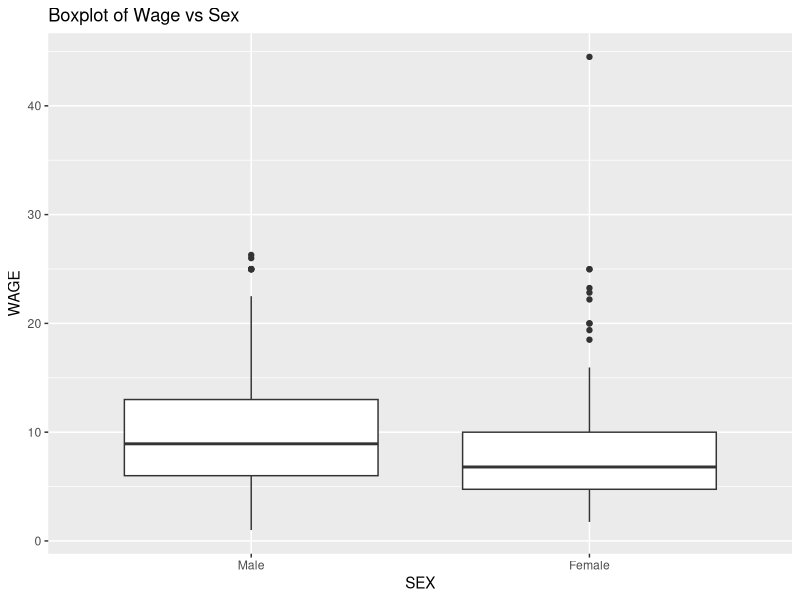
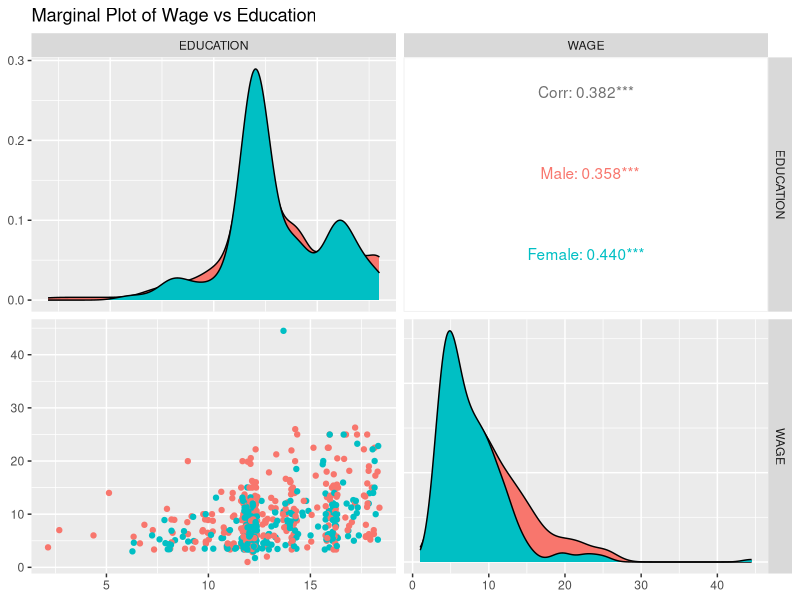

The R script that drew these images, in order: (Note: this script raises an error after producing the figures.)
## ---- chunk 1
library(ggplot2)
library(GGally)
# create dataframe
wages <- read.csv(file = "../data/cpswages.dat.txt", header = FALSE, sep=" ")
names(wages) <- c("EDUCATION",	"SOUTH", "SEX", "EXPERIENCE", "UNION",  "WAGE", "AGE", "RACE", "OCCUPATION", "SECTOR", "MARR")
wages = wages[,c(1,2,3,4,5,7,8,9,10,11,6)]

# Set up factors
wages$SOUTH <- factor(wages$SOUTH, levels=c(0,1),
                    labels=c('North','South'))

wages$SEX <- factor(wages$SEX, levels=c(0,1),
                    labels=c('Male','Female'))

wages$UNION <- factor(wages$UNION, levels=c(0,1),
                    labels=c('Non-Unionized','Unionized'))

wages$RACE <- factor(wages$RACE, levels=c(1,2,3),
                    labels=c('Other','Hispanic', 'White'))

wages$OCCUPATION <- factor(wages$OCCUPATION, levels=c(1,2,3,4,5,6),
                    labels=c('Management','Sales','Clerical','Service','Professional','Other'))

wages$SECTOR <- factor(wages$SECTOR, levels=c(0,1,2),
                       labels=c('Other','Manufacturing','Construction'))

wages$MARR <- factor(wages$MARR, levels=c(0,1),
                       labels=c('Unmarried','Married'))

wages$MANUFACTURING <- 1*(wages$SECTOR == 'Manufacturing')
wages$CONSTRUCTION <- 1*(wages$SECTOR == 'Construction')

wages$MANAGEMENT <- 1*(wages$OCCUPATION == 'Management')
wages$SALES <- 1*(wages$OCCUPATION == 'Sales')
wages$CLERICAL <- 1*(wages$OCCUPATION == 'Clerical')
wages$SERVICE <- 1*(wages$OCCUPATION == 'Service')
wages$PROFESSIONAL <- 1*(wages$OCCUPATION == 'Professional')

wages$WHITE <- 1*(wages$RACE == 'White')
wages$HISPANIC <- 1*(wages$RACE == 'Hispanic')

wages$ED_PLUS_EX <- wages$EDUCATION + wages$EXPERIENCE

women <- subset(wages,SEX=='Female')
men <- subset(wages,SEX=='Male')
## ---- chunk 2
p <- ggplot( wages, aes ( x = SEX, y = WAGE) )
p + geom_boxplot() + ggtitle("Boxplot of Wage vs Sex")
## ---- chunk 3
ggpairs(wages,columns = c("EDUCATION", "WAGE"), 
        lower = list(continuous=wrap("points", position="jitter")), 
        aes(colour=SEX)) + 
  ggtitle("Marginal Plot of Wage vs Education")
## ---- chunk 4
M1<-lm(WAGE~EDUCATION+SEX, data=wages)
M2<-lm(WAGE~EDUCATION+SEX+SEX:EDUCATION, data=wages)

cat(paste("Residual Standard Error for M1: ", round(sigma(M1),digits = 4), "\n",
          "Residual Standard Error for M2: ", round(sigma(M2),digits = 4), "\n",
          "Coefficient for interaction term: ",
          round(coef(M2)["EDUCATION:SEXFemale"],digits=4), "\n",
          "Confidence interval for coefficient of interaction term: ",
          list(round(confint(M2)["EDUCATION:SEXFemale",],digits=4)), "\n",
          "p-value for interaction term coefficient: ", 
          round(summary(M2)$coefficients[4,4],digits=4),
          sep = ""))

## ---- chunk 5
coef(M1)
confint(M1)
## ---- chunk 6
#Added variable plot of Experience added to the model


resid_M1 <- resid(M1)
resid_M3 <- resid(M3)
fitted_M1 <- fitted(M1)

avp_df <- data.frame(resid_M1, resid_M3, fitted_M1)
ex_avp_mod <- lm(resid_M1 ~ resid_M3, data = avp_df)

f_vs_rs_M1 <- ggplot( avp_df, aes ( x = fitted_M1, y = resid_M1) ) 
f_vs_rs_M1 + geom_point() +
  ggtitle("Plot of Fitted vs Residuals for M1") + 
  xlab(expression(hat(y))) + 
  ylab(expression(paste(hat(e), "(M1)")))

p_added_v_edu_exp <- ggplot( avp_df, aes ( x = resid_M3, y = resid_M1) ) 
p_added_v_edu_exp + geom_point() +
  #geom_smooth(data=wages, method='lm',formula=y~x,color="pink") +
  geom_abline ( intercept = coef(ex_avp_mod)[1], slope = coef(ex_avp_mod)[2], color="blue" ) +
  ggtitle("Added Variable Plot for Experience") +
  xlab(expression(paste(hat(e), "(M3)"))) +
  ylab(expression(paste(hat(e), "(M1)")))

cat(paste("R squared value of regression on AVP for experience:",round(summary(ex_avp_mod)$r.squared,digits = 4)))
## ---- chunk 7
M4 <- lm( WAGE ~ EDUCATION + SEX + EXPERIENCE, data = wages)
summary(M4)
## ---- chunk 8
ggpairs ( wages, columns = c("EDUCATION","EXPERIENCE","AGE","ED_PLUS_EX", "WAGE") )
## ---- chunk 9
f_vs_rs_M1 + geom_point() +
  ggtitle("Plot of Fitted vs Residuals for M1") + 
  xlab(expression(hat(y))) + 
  ylab(expression(paste(hat(e), "(M1)")))

resid_M4 <- resid(M4)
fitted_M4 <- fitted(M4)

df_M4 <- data.frame(resid_M4, fitted_M4)

f_vs_rs_M4 <- ggplot( df_M4, aes ( x = fitted_M4, y = resid_M4) ) 
f_vs_rs_M4 + geom_point() +
  ggtitle("Plot of Fitted vs Residuals for M4") + 
  xlab(expression(hat(y))) + 
  ylab(expression(paste(hat(e), "(M4)")))
## ---- chunk 10
fitted_M1 <- fitted(M1)
fitted_M4 <- fitted(M4)
inv_fitt_df <- data.frame(fitted_M1,fitted_M4, wages$WAGE)
inv_fitt_value_M1 <- ggplot( inv_fitt_df, aes ( x =wages.WAGE , y = fitted_M1) )
inv_fitt_value_M1 + geom_point()

inv_fitt_value_M4 <- ggplot( inv_fitt_df, aes ( x =wages.WAGE , y = fitted_M4) )
inv_fitt_value_M4 + geom_point()
## ---- chunk 11
bc <- boxcox(M4)
optimal_l <- bc$x[which.max(bc$y)]
## ---- chunk 12
qplot(log(wages$WAGE), geom="histogram") + xlab("log(WAGE)")
## ---- chunk 13
M5 <- lm( log(WAGE) ~ EDUCATION + SEX + EXPERIENCE, data = wages)
summary(M5)
## ---- chunk 14
occ_table <- wages %>% 
  group_by(OCCUPATION,SECTOR) %>%
  summarise(Total = length(OCCUPATION),
            Male = length(subset(OCCUPATION,SEX=="Male")),
            Female = length(subset(OCCUPATION,SEX=="Female")),
            MeanWage = round(mean(WAGE),digits = 4),
            se = sd(WAGE))
kable(occ_table)
occ_table$OCC_SEC <- paste(substring(occ_table$OCCUPATION,1,4) ,substring(occ_table$SECTOR,1,4) )
occ_table
#kable(subset(occ_table,Total>=20))
ggplot(occ_table, aes(x=OCC_SEC,y=MeanWage)) +
  geom_errorbar(aes(ymin=MeanWage-se, ymax=MeanWage+se), width=.1) +
  geom_point() + 
  xlab("Abbreviated Occupation-Sector Combination") + 
  ylab("Mean Wage") +
  theme(axis.text.x = element_text(angle = 90, hjust = 1))
